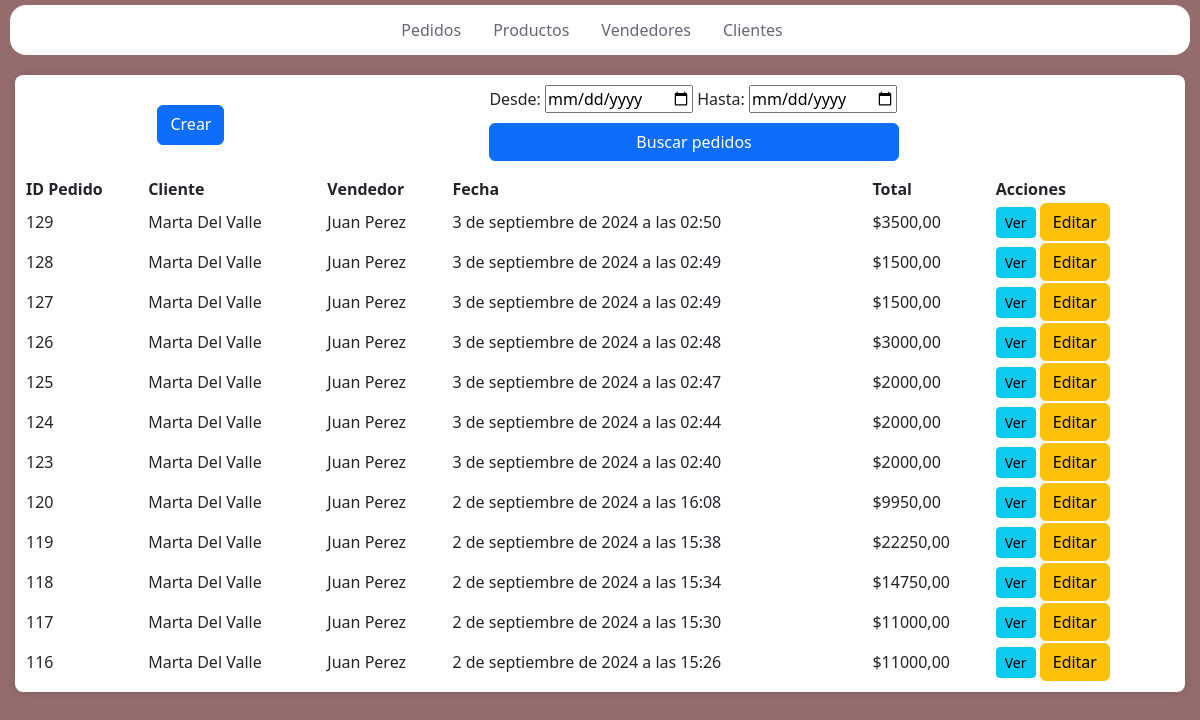
/gestion/, run on the app's committed database.
### gestion/models.py (models this page shows, shortened)
class Pedido(models.Model):
    fecha = models.DateTimeField(auto_now_add=True)
    total = models.DecimalField(max_digits=10, decimal_places=2)
    cliente = models.ForeignKey(Cliente, on_delete=models.CASCADE)
    vendedor = models.ForeignKey(Vendedor, on_delete=models.CASCADE)
    productos = models.ManyToManyField(Producto, through='PedidoProducto')

class Cliente(models.Model):
    nombre=models.CharField(max_length=30)
    zona=models.CharField(max_length=30)
    direccion=models.CharField(max_length=30)
    telefono=models.IntegerField(null=True)

class Vendedor(models.Model):
    nombre=models.CharField(max_length=30)
    dni=models.IntegerField(unique=True, default=99999999)

### gestion/views.py (the view)
# urls.py: path('', lista_pedidos, name='lista_pedidos'),
def lista_pedidos(request):
    pedidos = Pedido.objects.all().order_by('-fecha')
    return render(request, 'gestion/ped.html', {'pedidos': pedidos})

### templates/gestion/ped.html (shortened to what this page needs)
{% extends 'gestion/index.html' %}
{% load static %}
{% block css %}
<link rel="stylesheet" type="text/css" href={% static "css/ped.css" %} />{% endblock %}
{% block content %}
<div id="contenedor">
    <div class="superior">
        <a class="btn btn-primary alta" href="{% url 'Ped-Form-Ges' %}" role="button">Crear</a>
        <div class="busqueda">
        <form method="GET" action="{% url 'PedidosPorFecha' %}">
            <label for="fecha-inicio">Desde:</label>
            <input type="date" id="fecha-inicio" name="fecha_inicio" required>
            <label for="fecha-fin">Hasta:</label>
            <input type="date" id="fecha-fin" name="fecha_fin">
            <button type="submit" class="btn btn-primary">Buscar pedidos</button>
        </form>
        </div>
    </div>
    <table id="myTable" class="display" style="width:100%">
        <thead>
            <tr>
                <th>ID Pedido</th>
                <th>Cliente</th>
                <th>Vendedor</th>
                <th>Fecha</th>
                <th>Total</th>
                <th>Acciones</th>
            </tr>
        </thead>
        <tbody>
            {% for pedido in pedidos %}
            <tr>
                <td>{{ pedido.id }}</td>
                <td>{{ pedido.cliente.nombre }}</td>
                <td>{{ pedido.vendedor.nombre }}</td>
                <td>{{ pedido.fecha }}</td>
                <td>${{ pedido.total }}</td>
                <td>
                    <a href="{% url 'ver_pedido' pedido.id %}" class="btn btn-info btn-sm">Ver</a>
                    <button type="button" class="btn btn-warning" data-bs-toggle="modal" data-bs-target="#actualizarModal" onclick="">Editar</button>
                </td>
            </tr>
            {% endfor %}
        </tbody>
    </table>
</div>
{% endblock %}

### static/css/index.css (style rules this page uses)
body { position: relative; background-color: rgba(78, 11, 11, 0.6); margin: 5px; min-height: 100vh; }
#contenedor { margin-top: 20px; margin-left: 10px; margin-right: 10px; background-color: #fff; padding: 20px; border-radius: 8px; box-shadow: 0px 0px 10px rgba(0, 0, 0, 0.1); }
#contenedor { overflow-x: auto; padding: 10px; }
#myTable { width: 100%; max-width: 100%; table-layout: auto; }
#myTable th, #myTable td { white-space: nowrap; overflow: hidden; text-overflow: ellipsis; }

### static/css/ped.css (style rules this page uses)
.superior { display: flex; justify-content:space-around; margin-bottom: 15px; }
.alta { height: 40px; margin-top: 20px; }
.busqueda button[type="submit"] { width: 74%; margin-top: 10px; }

### data on the page
Pedido: id "129", cliente.nombre "Marta Del Valle", vendedor.nombre "Juan Perez", fecha "3 de septiembre de 2024 a las 02:50", total "3500,00"
Pedido: id "128", cliente.nombre "Marta Del Valle", vendedor.nombre "Juan Perez", fecha "3 de septiembre de 2024 a las 02:49", total "1500,00"
Pedido: id "127", cliente.nombre "Marta Del Valle", vendedor.nombre "Juan Perez", fecha "3 de septiembre de 2024 a las 02:49", total "1500,00"
Pedido: id "126", cliente.nombre "Marta Del Valle", vendedor.nombre "Juan Perez", fecha "3 de septiembre de 2024 a las 02:48", total "3000,00"
Pedido: id "125", cliente.nombre "Marta Del Valle", vendedor.nombre "Juan Perez", fecha "3 de septiembre de 2024 a las 02:47", total "2000,00"
Pedido: id "124", cliente.nombre "Marta Del Valle", vendedor.nombre "Juan Perez", fecha "3 de septiembre de 2024 a las 02:44", total "2000,00"
Pedido: id "123", cliente.nombre "Marta Del Valle", vendedor.nombre "Juan Perez", fecha "3 de septiembre de 2024 a las 02:40", total "2000,00"
Pedido: id "120", cliente.nombre "Marta Del Valle", vendedor.nombre "Juan Perez", fecha "2 de septiembre de 2024 a las 16:08", total "9950,00"
Pedido: id "119", cliente.nombre "Marta Del Valle", vendedor.nombre "Juan Perez", fecha "2 de septiembre de 2024 a las 15:38", total "22250,00"
Pedido: id "118", cliente.nombre "Marta Del Valle", vendedor.nombre "Juan Perez", fecha "2 de septiembre de 2024 a las 15:34", total "14750,00"
Pedido: id "117", cliente.nombre "Marta Del Valle", vendedor.nombre "Juan Perez", fecha "2 de septiembre de 2024 a las 15:30", total "11000,00"
Pedido: id "116", cliente.nombre "Marta Del Valle", vendedor.nombre "Juan Perez", fecha "2 de septiembre de 2024 a las 15:26", total "11000,00"
